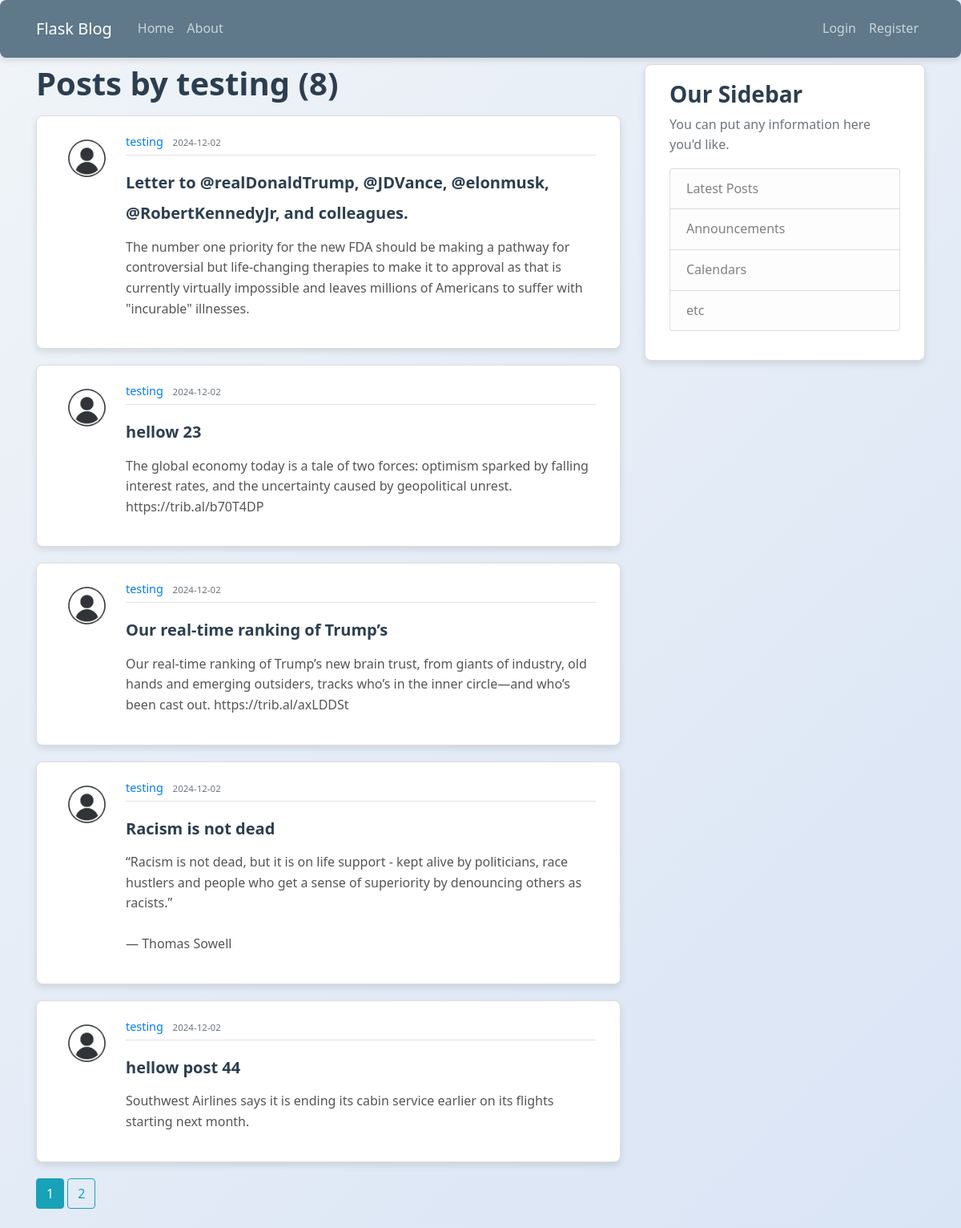
The page /user/testing on the database its author committed.
### flaskblog/models.py (models this page shows, shortened)
class User(db.Model, UserMixin):
    id = db.Column(db.Integer, primary_key=True)
    username = db.Column(db.String(20), unique=True, nullable=False)
    email = db.Column(db.String(120), unique=True, nullable=False)
    image_file = db.Column(db.String(20), nullable=False, default='default.jpg')
    password = db.Column(db.String(60), nullable=False)
    posts = db.relationship('Post', backref='author', lazy=True)

class Post(db.Model):
    id = db.Column(db.Integer, primary_key=True)
    title = db.Column(db.String(100), nullable=False)
    date_posted = db.Column(db.DateTime, nullable=False, default=datetime.utcnow)
    content = db.Column(db.Text, nullable=False)
    user_id = db.Column(db.Integer, db.ForeignKey('user.id'), nullable=False)

### flaskblog/users/routes.py (the view)
@users.route("/user/<string:username>")
def user_posts(username):
    page = request.args.get('page', 1, type=int)
    user = User.query.filter_by(username=username).first_or_404()
    posts = Post.query.filter_by(author=user)\
        .order_by(Post.date_posted.desc())\
        .paginate(page=page, per_page=5)
    return render_template('user_posts.html', posts=posts, user=user)

### flaskblog/templates/user_posts.html
{% extends "layout.html" %}
{% block content %}
    <h1 class="mb-3">Posts by {{ user.username }} ({{ posts.total }})</h1>
    {% for post in posts.items %}
        <article class="media content-section">
          <img class="rounded-circle article-img" src="{{ url_for('static', filename='profile_pics/' + post.author.image_file) }}">
          <div class="media-body">
            <div class="article-metadata">
              <a class="mr-2" href="{{ url_for('users.user_posts', username=post.author.username) }}">{{ post.author.username }}</a>
              <small class="text-muted">{{ post.date_posted.strftime('%Y-%m-%d') }}</small>
            </div>
            <h2><a class="article-title" href="{{ url_for('posts.post', post_id=post.id) }}">{{ post.title }}</a></h2>
            <p class="article-content">{{ post.content }}</p>
          </div>
        </article>
    {% endfor %}
    {% for page_num in posts.iter_pages(left_edge=1, right_edge=1, left_current=1, right_current=2) %}
      {% if page_num %}
        {% if posts.page == page_num %}
          <a class="btn btn-info mb-4" href="{{ url_for('users.user_posts', username=user.username, page=page_num) }}">{{ page_num }}</a>
        {% else %}
          <a class="btn btn-outline-info mb-4" href="{{ url_for('users.user_posts', username=user.username, page=page_num) }}">{{ page_num }}</a>
        {% endif %}
      {% else %}
        ...
      {% endif %}
    {% endfor %}
{% endblock content %}

### flaskblog/static/main.css (style rules this page uses)
body { background: linear-gradient(135deg, #f0f4f8, #d9e4f5); color: #333333; font-family: 'Segoe UI', Tahoma, Geneva, Verdana, sans-serif; margin-top: 5rem; line-height: 1.6; }
h1, h2, h3, h4, h5, h6 { color: #2c3e50; font-weight: 600; }
.content-section { background: #ffffff; padding: 20px 30px; border: 1px solid #dddddd; border-radius: 8px; box-shadow: 0 4px 8px rgba(0, 0, 0, 0.1); margin-bottom: 20px; }
.article-title { color: #2c3e50; font-size: 1.25rem; font-weight: 600; transition: color 0.3s ease; }
.article-content { white-space: pre-line; margin-top: 15px; font-size: 1rem; color: #555555; }
.article-img { height: 65px; width: 65px; margin-right: 16px; border-radius: 50%; object-fit: cover; }
.article-metadata { padding-bottom: 5px; margin-bottom: 10px; border-bottom: 1px solid #e3e3e3; font-size: 0.9rem; color: #888888; }

### rows shown on the page
User: username "testing"
Post: image_file (placeholder picture), author.username "testing", date_posted "2024-12-02", title "Letter to @realDonaldTrump, @JDVance, @elonmusk, @RobertKennedyJr, and colleagues.", content "The number one priority for the new FDA should be making a pathway for controversial but life-changing therapies to make it to approval as that is currently virtually impossible and leaves millions of Americans to suffer with \"incurable\" illnesses."
Post: image_file (placeholder picture), author.username "testing", date_posted "2024-12-02", title "hellow 23", content "The global economy today is a tale of two forces: optimism sparked by falling interest rates, and the uncertainty caused by geopolitical unrest. https://trib.al/b70T4DP"
Post: image_file (placeholder picture), author.username "testing", date_posted "2024-12-02", title "Our real-time ranking of Trump’s", content "Our real-time ranking of Trump’s new brain trust, from giants of industry, old hands and emerging outsiders, tracks who’s in the inner circle—and who’s been cast out. https://trib.al/axLDDSt"
Post: image_file (placeholder picture), author.username "testing", date_posted "2024-12-02", title "Racism is not dead", content "“Racism is not dead, but it is on life support - kept alive by politicians, race hustlers and people who get a sense of superiority by denouncing others as racists.” — Thomas Sowell"
Post: image_file (placeholder picture), author.username "testing", date_posted "2024-12-02", title "hellow post 44", content "Southwest Airlines says it is ending its cabin service earlier on its flights starting next month."

### other values the page prints
{{ posts.total }} "8"
{{ page_num }} "1"
{{ page_num }} "2"
